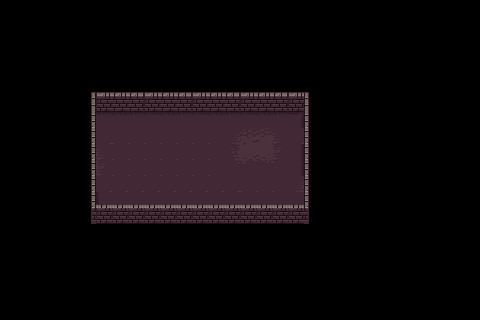

The image is a tile-based game level rendered from a .tmx file. Its description and complete source (layers, tilesets, objects, tile grids) follow:
An orthogonal 30x20 tile map with 16x16 px tiles, 2 tile layers (Suolo, Mura) and 4 objects (4x SolidObject).

<map version="1.9" tiledversion="1.9.2" orientation="orthogonal" renderorder="right-down" width="30" height="20" tilewidth="16" tileheight="16" infinite="0" nextlayerid="8" nextobjectid="20">
 <tileset firstgid="1" source="dungeon.tsx" />
 <layer id="1" name="Suolo" width="30" height="20" locked="1" offsetx="0.268186" offsety="0.17264">
  <data encoding="csv">
0,0,0,0,0,0,0,0,0,0,0,0,0,0,0,0,0,0,0,0,0,0,0,0,0,0,0,0,0,0,
0,0,0,0,0,0,0,0,0,0,0,0,0,0,0,0,0,0,0,0,0,0,0,0,0,0,0,0,0,0,
0,0,0,0,0,0,0,0,0,0,0,0,0,0,0,0,0,0,0,0,0,0,0,0,0,0,0,0,0,0,
0,0,0,0,0,0,0,0,0,0,0,0,0,0,0,0,0,0,0,0,0,0,0,0,0,0,0,0,0,0,
0,0,0,0,0,0,0,0,0,0,0,0,0,0,0,0,0,0,0,0,0,0,0,0,0,0,0,0,0,0,
0,0,0,0,0,0,0,0,0,0,0,0,0,0,0,0,0,0,0,0,0,0,0,0,0,0,0,0,0,0,
0,0,0,0,0,0,0,0,0,0,0,0,0,0,0,0,0,0,0,0,0,0,0,0,0,0,0,0,0,0,
0,0,0,0,0,0,66,65,66,67,65,66,67,65,66,67,65,66,212,0,0,0,0,0,0,0,0,0,0,0,
0,0,0,0,0,0,7,6,6,6,6,6,6,6,193,194,195,196,7,0,0,0,0,0,0,0,0,0,0,0,
0,0,0,0,0,0,196,6,6,6,6,6,6,6,225,226,227,228,244,0,0,0,0,0,0,0,0,0,0,0,
0,0,0,0,0,0,228,6,6,6,6,6,6,6,257,258,259,260,244,0,0,0,0,0,0,0,0,0,0,0,
0,0,0,0,0,0,7,7,7,7,7,7,7,7,7,6,6,6,193,0,0,0,0,0,0,0,0,0,0,0,
0,0,0,0,0,0,242,6,6,6,6,6,6,6,6,6,6,6,6,0,0,0,0,0,0,0,0,0,0,0,
0,0,0,0,0,0,0,0,0,0,0,0,0,0,0,0,0,0,0,0,0,0,0,0,0,0,0,0,0,0,
0,0,0,0,0,0,0,0,0,0,0,0,0,0,0,0,0,0,0,0,0,0,0,0,0,0,0,0,0,0,
0,0,0,0,0,0,0,0,0,0,0,0,0,0,0,0,0,0,0,0,0,0,0,0,0,0,0,0,0,0,
0,0,0,0,0,0,0,0,0,0,0,0,0,0,0,0,0,0,0,0,0,0,0,0,0,0,0,0,0,0,
0,0,0,0,0,0,0,0,0,0,0,0,0,0,0,0,0,0,0,0,0,0,0,0,0,0,0,0,0,0,
0,0,0,0,0,0,0,0,0,0,0,0,0,0,0,0,0,0,0,0,0,0,0,0,0,0,0,0,0,0,
0,0,0,0,0,0,0,0,0,0,0,0,0,0,0,0,0,0,0,0,0,0,0,0,0,0,0,0,0,0
</data>
 </layer>
 <layer id="2" name="Mura" width="30" height="20" locked="1">
  <data encoding="csv">
0,0,0,0,0,0,0,0,0,0,0,0,0,0,0,0,0,0,0,0,0,0,0,0,0,0,0,0,0,0,
0,0,0,0,0,0,0,0,0,0,0,0,0,0,0,0,0,0,0,0,0,0,0,0,0,0,0,0,0,0,
0,0,0,0,0,0,0,0,0,0,0,0,0,0,0,0,0,0,0,0,0,0,0,0,0,0,0,0,0,0,
0,0,0,0,0,0,0,0,0,0,0,0,0,0,0,0,0,0,0,0,0,0,0,0,0,0,0,0,0,0,
0,0,0,0,0,0,0,0,0,0,0,0,0,0,0,0,0,0,0,0,0,0,0,0,0,0,0,0,0,0,
0,0,0,0,0,17,1,2,3,1,2,3,1,2,3,1,2,3,1,19,0,0,0,0,0,0,0,0,0,0,
0,0,0,0,0,49,33,34,35,33,34,35,33,34,35,33,34,35,33,51,0,0,0,0,0,0,0,0,0,0,
0,0,0,0,0,81,0,0,0,0,0,0,0,0,0,0,0,0,0,83,0,0,0,0,0,0,0,0,0,0,
0,0,0,0,0,81,0,0,0,0,0,0,0,0,0,0,0,0,0,83,0,0,0,0,0,0,0,0,0,0,
0,0,0,0,0,81,0,0,0,0,0,0,0,0,0,0,0,0,0,83,0,0,0,0,0,0,0,0,0,0,
0,0,0,0,0,81,0,0,0,0,0,0,0,0,0,0,0,0,0,83,0,0,0,0,0,0,0,0,0,0,
0,0,0,0,0,81,0,0,0,0,0,0,0,0,0,0,0,0,0,83,0,0,0,0,0,0,0,0,0,0,
0,0,0,0,0,81,18,18,18,18,18,18,18,18,18,18,18,18,18,83,0,0,0,0,0,0,0,0,0,0,
0,0,0,0,0,113,33,33,33,33,33,33,33,33,33,33,33,33,33,115,0,0,0,0,0,0,0,0,0,0,
0,0,0,0,0,0,0,0,0,0,0,0,0,0,0,0,0,0,0,0,0,0,0,0,0,0,0,0,0,0,
0,0,0,0,0,0,0,0,0,0,0,0,0,0,0,0,0,0,0,0,0,0,0,0,0,0,0,0,0,0,
0,0,0,0,0,0,0,0,0,0,0,0,0,0,0,0,0,0,0,0,0,0,0,0,0,0,0,0,0,0,
0,0,0,0,0,0,0,0,0,0,0,0,0,0,0,0,0,0,0,0,0,0,0,0,0,0,0,0,0,0,
0,0,0,0,0,0,0,0,0,0,0,0,0,0,0,0,0,0,0,0,0,0,0,0,0,0,0,0,0,0,
0,0,0,0,0,0,0,0,0,0,0,0,0,0,0,0,0,0,0,0,0,0,0,0,0,0,0,0,0,0
</data>
 </layer>
 <objectgroup id="7" name="Livello di oggetti 1">
  <object id="12" class="SolidObject" x="91.6667" y="92.3333" width="217" height="11.6667" />
  <object id="13" class="SolidObject" x="91.3333" y="209.667" width="217.333" height="14" />
  <object id="17" class="SolidObject" x="91.3333" y="92.3333" width="3" height="131.333" />
  <object id="19" class="SolidObject" x="305.5" y="92.0002" width="2.99997" height="131.666" />
 </objectgroup>
</map>
